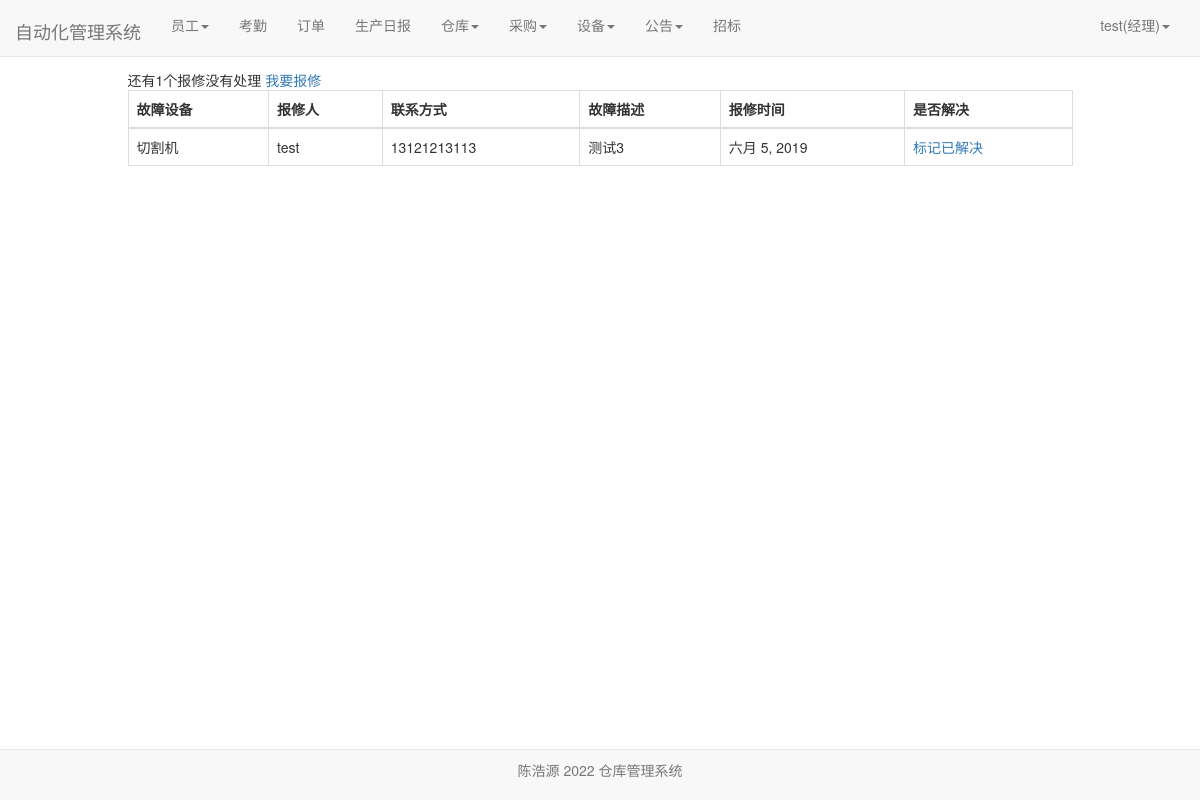
Screenshot of /facility/dai_repair/ (signed in) with the database file from the repository.
### user/models.py (models this page shows)
class Profile(models.Model):
    user = models.OneToOneField(User, on_delete=models.CASCADE)
    staff_gender = models.CharField(max_length=10, choices=(('male', '男'), ('female', '女')), default='male',
                                    verbose_name='性别')
    staff_age = models.PositiveIntegerField(verbose_name="年龄")
    staff_home = models.CharField(max_length=100, verbose_name="籍贯")
    staff_nationality = models.CharField(max_length=20, verbose_name="民族")  # 民族
    staff_tel = models.BigIntegerField(verbose_name="电话")
    start_time = models.DateField(auto_now_add=True, verbose_name="入职时间")  # 入职时间
    id_card = models.CharField(max_length=20,verbose_name="身份证")  # 身份证号
    staff_type = models.CharField(max_length=100,verbose_name="职位", null=True)  # 职位
    salary_pre_hour = models.IntegerField(verbose_name="时薪")  # 时薪
    class Meta:
        ordering = ['-start_time']

### facility/models.py (models this page shows)
class Repair(models.Model):#维修
    facility_id = models.ForeignKey(Facility, on_delete=models.CASCADE, verbose_name="故障设备")
    baoxiu_staff_name = models.ForeignKey(User, on_delete=models.DO_NOTHING, verbose_name="报修人", related_name='aaa', null=True, blank=True)
    baoxiu_staff_tel = models.CharField(max_length=11, null=True, blank=True,verbose_name="联系方式")
    baoxiu_time = models.DateField(auto_now=True, verbose_name="报修时间", null=True, blank=True)
    baoxiu_complementary = models.CharField(max_length=200, verbose_name="报修描述", null=True, blank=True)
    repair_staff_name = models.ForeignKey(User, on_delete=models.DO_NOTHING, verbose_name="维修人", related_name='bbb', null=True, blank=True)
    repair_time = models.DateField(auto_now=True, verbose_name="维修时间", null=True, blank=True)
    class Meta:
        ordering = ['-baoxiu_time']

class Facility(models.Model):#设备
    version = models.CharField(max_length=100, verbose_name="型号")
    facility_name = models.CharField(max_length=100, verbose_name="名称")
    price = models.BigIntegerField(verbose_name="价格")
    buyer = models.ForeignKey(User, on_delete=models.DO_NOTHING, verbose_name="购买人")
    buy_time = models.DateField(auto_now_add=True, verbose_name="购买时间")
    def __str__(self):
        return self.facility_name

### facility/views.py (the view)
# urls.py: path('dai_repair/', views.dai_repair, name='dai_repair'),
def dai_repair(request):
    repairs = Repair.objects.filter(repair_staff_name=None)
    context = {}
    context['count'] = repairs.count()
    context['repairs'] = repairs
    return render(request, 'dai_repair.html', context)

### user/models.py (called while the page is built)
def get_staff_type(self):
    if Profile.objects.filter(user=self).exists():
        profile = Profile.objects.get(user=self)
        return profile.staff_type
    else:
        return ''

### facility/templates/dai_repair.html (shortened to what this page needs)
{% extends 'base.html' %}
{% if user.is_authenticated %}
                        {% block nav_facility_active %}active{% endblock %}
{% endif %}
{% block content %}
    <div class="containter">
        <div class="row">
            <div class="col-xs-10 col-xs-offset-1">
                {% if user.is_authenticated %}
                <div>
                    <span>还有{{count}}个报修没有处理</span>
                    <a href="{%url 'baoxiu' user.pk%}">我要报修</a></div>
                <table class="table table-bordered table-hover">
                  <thead>
                    <tr>
                      <th scope="col">故障设备</th>
                         <th scope="col">报修人</th>
                      <th scope="col">联系方式</th>
                        <th scope="col">故障描述</th>
                      <th scope="col">报修时间</th>
                        <th scope="col">是否解决</th>
                    </tr>
                  </thead>
                  <tbody>
                  {%for repair in repairs%}
                    <tr>
                      <td>{{repair.facility_id}}</td>
                        <td>{{repair.baoxiu_staff_name}}</td>
                      <td>{{repair.baoxiu_staff_tel}}</td>
                        <td>{{repair.baoxiu_complementary}}</td>
                      <td>{{repair.baoxiu_time}}</td>
                        <td><a href="{% url 'mark_done' repair.pk user.pk%}">标记已解决</a></td>
                    </tr>
                  {% endfor %}
                  </tbody>
                </table>
                {% else %}
                    <span>未登录，跳转到首页...</span>
                    <script type="text/javascript">
                        window.location.href = '/';
                    </script>
                {% endif %}
            </div>
        </div>
    </div>
{% endblock %}

### templates/base.html (shortened to what this page needs)
{% load staticfiles %}
<!doctype html>
<html lang="en">
<head>
    <link rel="stylesheet" href="{% static 'base.css' %}">
     <link rel="stylesheet" href="{% static 'home.css' %}">
    <link rel="stylesheet" href="{% static 'bootstrap-3.37/css/bootstrap.min.css' %}">
</head>
<body>
     <div class="navbar navbar-default navbar-fixed-top" role="navigation">
        <div class="container-fluid">
            <div class="navbar-header">
            </div>
        </div>
     </div>
    <nav class="navbar navbar-default navbar-fixed-top">
      <div class="container-fluid">
        <div class="navbar-header">
          <a class="navbar-brand" href="{% url 'home' %}">自动化管理系统</a>
        </div>
          {% if  user.is_authenticated %}
        <div class="collapse navbar-collapse" id="bs-example-navbar-collapse-1">
          <ul class="nav navbar-nav">
              {% if user.get_staff_type == '经理' %}
              <li class="{% block nav_staff_active %}{% endblock %}">
                    <li class="dropdown">
                      <a href="#" class="dropdown-toggle" data-toggle="dropdown" role="button" aria-haspopup="true" aria-expanded="false">员工<span class="caret"></span></a>
                    </li>
                  </li>
                 <li class="{% block nav_attendence_active %}{% endblock %}"><a href="{% url 'attendence_lists'%}">考勤</a></li>
                  <li class="{% block nav_order_active %}{% endblock %}"><a href="{% url 'order_list' %}">订单</a></li>
                  <li class="{% block nav_producediary_active %}{% endblock %}"><a href="{% url 'product_diary' %}">生产日报</a></li>
                   <li class="{% block nav_warehousediary_active %}{% endblock %}">
                    <li class="dropdown">
                      <a href="#" class="dropdown-toggle" data-toggle="dropdown" role="button" aria-haspopup="true" aria-expanded="false">仓库<span class="caret"></span></a>
                    </li>
                  </li>
                  <li class="{% block nav_purchase_active %}{% endblock %}">
                    <li class="dropdown">
                      <a href="#" class="dropdown-toggle" data-toggle="dropdown" role="button" aria-haspopup="true" aria-expanded="false">采购<span class="caret"></span></a>
                    </li>
                  </li>
                  <li class="{% block nav_facility_active %}{% endblock %}">
                    <li class="dropdown">
                      <a href="#" class="dropdown-toggle" data-toggle="dropdown" role="button" aria-haspopup="true" aria-expanded="false">设备<span class="caret"></span></a>
                    </li>
                  </li>
              <li class="{% block nav_notice_active %}{% endblock %}">
                    <li class="dropdown">
                      <a href="#" class="dropdown-toggle" data-toggle="dropdown" role="button" aria-haspopup="true" aria-expanded="false">公告<span class="caret"></span></a>
                    </li>
                  </li>
                  <li class="{% block nav_salary_active %}{% endblock %}"><a href="{% url 'bidding'%}">招标</a></li>
              {%endif%}
          </ul>
        <ul class="nav navbar-nav navbar-right">
            <li class="dropdown">
              <a href="#" class="dropdown-toggle" data-toggle="dropdown" role="button" aria-haspopup="true" aria-expanded="false">
                  {{user.username}}({{user.get_staff_type}})<span class="caret"></span></a>
            </li>
        </ul>
    </div>
          {% else %}
           <ul class="nav navbar-nav navbar-right">
                <li><a href="{% url 'login' %}?from={{ request.get_full_path }}">登录</a></li>
           </ul>
          {% endif %}
      </div>
    </nav>
     <div id="footer" class="container">
    <nav class="navbar navbar-default navbar-fixed-bottom">
        <div class="navbar-inner navbar-content-center">
            <p class="text-muted credit text-center" style="padding: 10px;">
                陈浩源 2022 仓库管理系统
            </p>
        </div>
    </nav>
    {% block content%} {% endblock %}
</body>
</html>

### static/home.css (style rules this page uses)
* { margin: 0; padding: 0; }
body { margin-top: 70px!important; }
ul { list-style-type: none!important; }
ul.navbar-right { margin-right: 0; }
div.navbar-header { font-size: 200%; padding-top: 0.2em; }

### rows the page displays
Repair: facility_id "切割机", baoxiu_staff_name "test", baoxiu_staff_tel "13121213113", baoxiu_complementary "测试3", baoxiu_time "六月 5, 2019"

### other values shown
{{ user.username }} "test"
{{ user.get_staff_type }} "经理"
{{ count }} "1"
